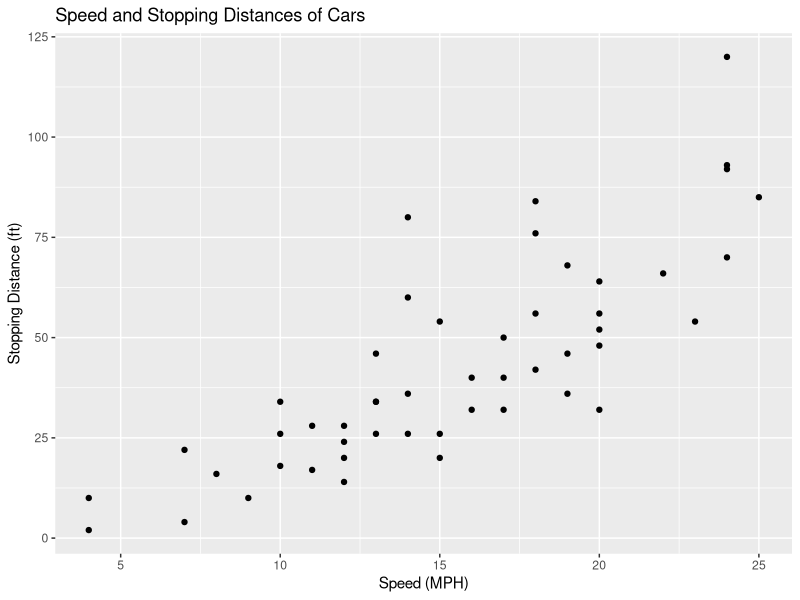

Source code (R):
## ---- chunk 1
knitr::opts_chunk$set(echo = TRUE)
## ---- chunk 2
cars_data <- cars
str(cars)
## ---- chunk 3
#first test
library(ggplot2)

ggplot(cars, aes(x = speed, y = dist)) +
  geom_point() +
  labs(title = "Speed and Stopping Distances of Cars",
       x = "Speed (MPH)",
       y = "Stopping Distance (ft)")
